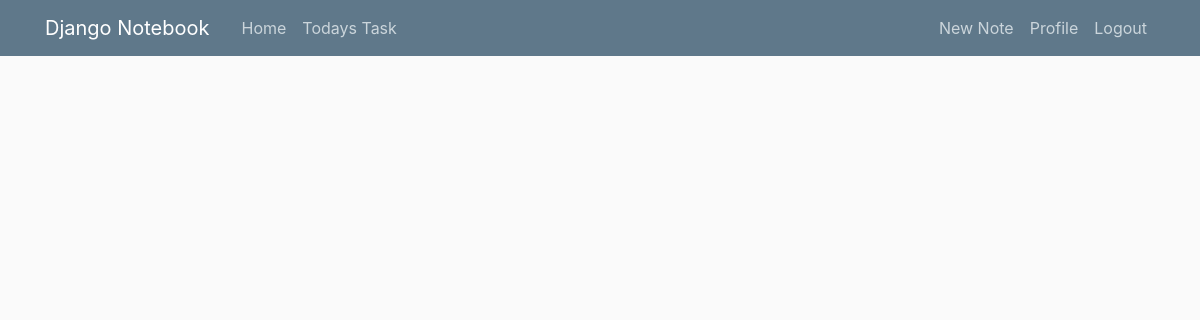
The page /ToDo (signed in) on the database as committed earlier.
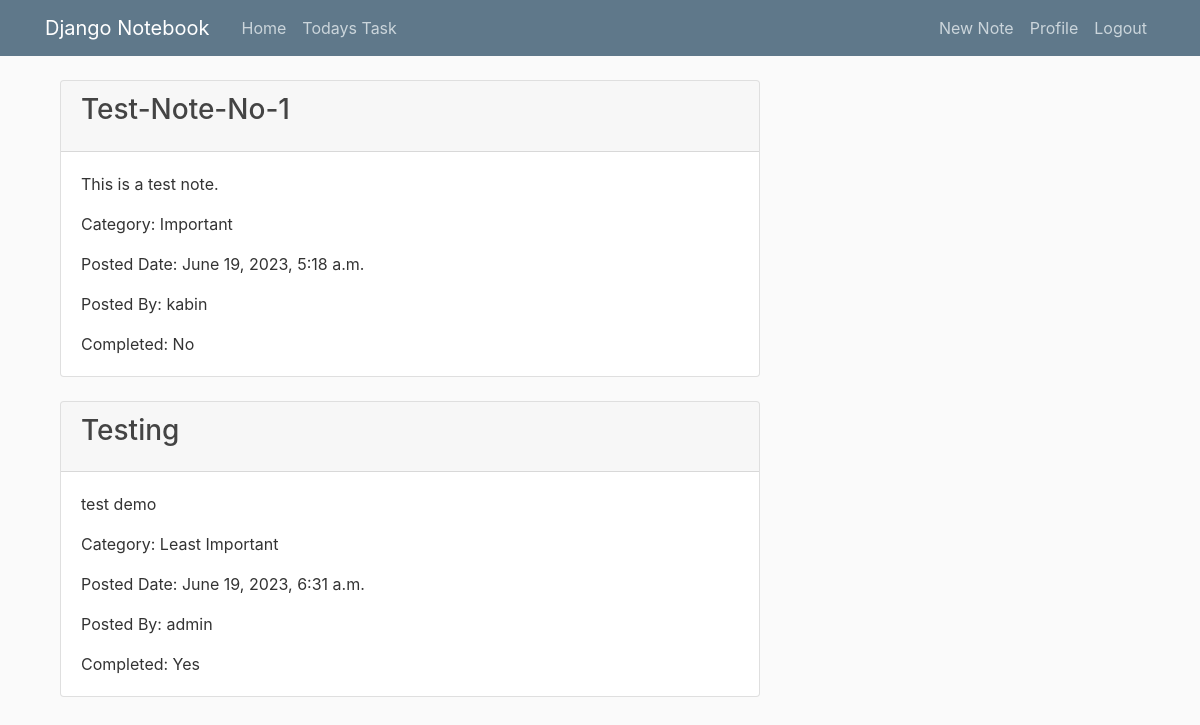
The same page on the database as committed later.
### notebook/models.py (models this page shows, shortened)
class ToDoTask(models.Model):
    user = models.ForeignKey(User, on_delete=models.CASCADE)
    note = models.ForeignKey(Note, on_delete=models.CASCADE)
    completed = models.BooleanField(default=False)

class Note(models.Model):
    title = models.title = models.CharField(max_length=100)
    description = models.TextField()
    category = models.CharField(max_length=100, choices=(
        ('Important', 'Important'),
        ('Least Important', 'Least Important')
    ))
    posted_date = models.DateTimeField(default=timezone.now)
    poster = models.ForeignKey(User, on_delete=models.CASCADE)

### notebook/views.py (the view)
# urls.py: path('ToDo', ToDoListView.as_view(), name='todo-list'),
class ToDoListView(ListView):
    model = ToDoTask
    template_name = 'notebook/ToDoTask.html'
    context_object_name = 'tasks'
    ordering = ['user']
    paginate_by = 10
    def get_queryset(self):
        queryset = super().get_queryset()
        queryset = queryset.filter(user=self.request.user)
        return queryset

### notebook/templates/notebook/ToDoTask.html
{% extends "notebook/base.html" %}
{% block content %}
{% for task in tasks %}
<div class="container mb-4">
  <div class="card">
    <div class="card-header">
      <h3 class="card-title">{{ task.note.title }}</h3>
    </div>
    <div class="card-body">
      <p class="card-text">{{ task.note.description }}</p>
      <p class="card-text">Category: {{ task.note.category }}</p>
      <p class="card-text">Posted Date: {{ task.note.posted_date }}</p>
      <p class="card-text">Posted By: {{ task.note.poster }}</p>
      <p class="card-text">Completed: {% if task.completed %}Yes{% else %}No{% endif %}</p>
    </div>
  </div>
</div>
{% endfor %}
{% endblock content %}

Rows that differ between the two databases and show on the page:
added ToDoTask: note "Test-Note-No-1", note.description "This is a test note.", note.category "Important", note.posted_date "June 19, 2023, 5:18 a.m.", note.poster "kabin", completed "No"
added ToDoTask: note "Testing", note.description "test demo", note.category "Least Important", note.posted_date "June 19, 2023, 6:31 a.m.", note.poster "admin", completed "Yes"
